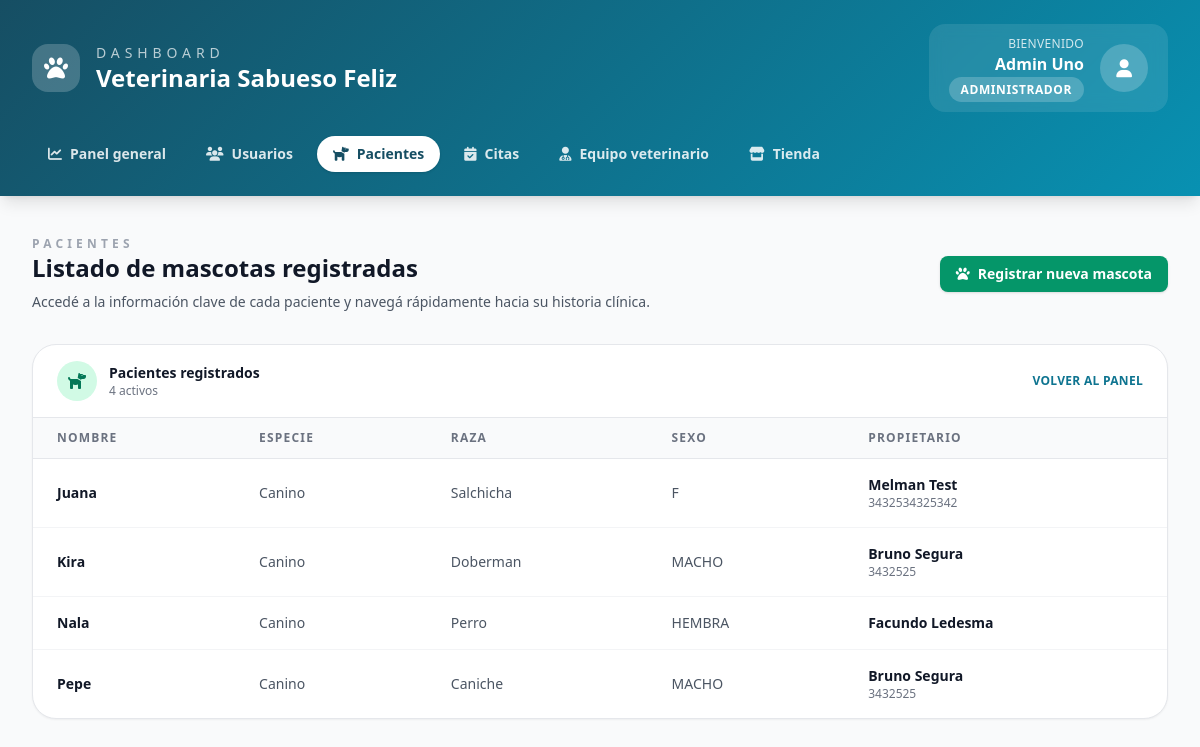
Screenshot of /pacientes/ (signed in) with the database file from the repository.
### Core/models.py (models this page shows, shortened)
class User(AbstractUser):
    ROLES = (
        ("ADMIN", "Administrador"),
        ("VET", "Veterinario"),
        ("ADMIN_OP", "Administrativo"),
        ("OWNER", "Propietario"),
    )
    rol = models.CharField(max_length=20, choices=ROLES)
    telefono = models.CharField(max_length=20, blank=True)
    direccion = models.CharField(max_length=200, blank=True)
    activo = models.BooleanField(default=True)
    avatar = models.ImageField(upload_to="avatars/", blank=True, null=True)
    especialidad = models.CharField(max_length=100, blank=True)  # para veterinarios

class Paciente(models.Model):
    nombre = models.CharField(max_length=100)
    especie = models.CharField(max_length=50)
    raza = models.CharField(max_length=50, blank=True)
    sexo = models.CharField(max_length=10)
    fecha_nacimiento = models.DateField()
    propietario = models.ForeignKey(Propietario, on_delete=models.CASCADE)
    vacunas = models.TextField(blank=True)
    alergias = models.TextField(blank=True)
    foto = models.ImageField(upload_to="pacientes/", blank=True, null=True)

class Propietario(models.Model):
    user = models.OneToOneField(User, on_delete=models.CASCADE)
    telefono = models.CharField(max_length=20, blank=True)
    direccion = models.CharField(max_length=200, blank=True)
    ciudad = models.CharField(max_length=100, blank=True)
    notas = models.TextField(blank=True)

### Core/views.py (the view)
# urls.py: path('pacientes/', views.listar_pacientes, name='listar_pacientes'),
@login_required
def listar_pacientes(request):
    if request.user.rol not in {"ADMIN", "ADMIN_OP"}:
        messages.error(request, "No tienes permiso para ver esta página.")
        return redirect("dashboard")
    pacientes = Paciente.objects.all().order_by("nombre")
    return render(request, "core/pacientes.html", {"pacientes": pacientes})

### Core/templates/core/pacientes.html (shortened to what this page needs)
{% extends "core/dashboard.html" %}
{% block content %}
<div class="space-y-8">
    <div class="flex flex-wrap items-center justify-between gap-4">
        <div>
            <p class="text-xs font-semibold uppercase tracking-[0.35em] text-gray-400">Pacientes</p>
            <h2 class="text-2xl font-bold text-gray-900">Listado de mascotas registradas</h2>
            <p class="mt-2 max-w-2xl text-sm text-gray-600">
                Accedé a la información clave de cada paciente y navegá rápidamente hacia su historia clínica.
            </p>
        </div>
        <a href="{% url 'crear_mascota_admin' %}" class="inline-flex items-center gap-2 rounded-lg bg-emerald-600 px-4 py-2 text-sm font-semibold text-white shadow hover:bg-emerald-700">
            <i class="fas fa-paw"></i>
            Registrar nueva mascota
        </a>
    </div>
    <div class="overflow-hidden rounded-3xl border border-gray-200 bg-white shadow-sm">
        <div class="flex items-center justify-between border-b border-gray-200 px-6 py-4">
            <div class="flex items-center gap-3">
                <div class="flex h-10 w-10 items-center justify-center rounded-full bg-emerald-100 text-emerald-700">
                    <i class="fas fa-dog"></i>
                </div>
                <div>
                    <p class="text-sm font-semibold text-gray-900">Pacientes registrados</p>
                    <p class="text-xs text-gray-500">{{ pacientes|length }} activos</p>
                </div>
            </div>
            <a href="{% url 'dashboard' %}" class="text-xs font-semibold uppercase tracking-wide text-cyan-700 hover:text-cyan-900">
                Volver al panel
            </a>
        </div>
        <div class="overflow-x-auto">
            <table class="min-w-full divide-y divide-gray-200 text-sm">
                <thead class="bg-gray-50">
                    <tr>
                        <th scope="col" class="px-6 py-3 text-left text-xs font-semibold uppercase tracking-widest text-gray-500">Nombre</th>
                        <th scope="col" class="px-6 py-3 text-left text-xs font-semibold uppercase tracking-widest text-gray-500">Especie</th>
                        <th scope="col" class="px-6 py-3 text-left text-xs font-semibold uppercase tracking-widest text-gray-500">Raza</th>
                        <th scope="col" class="px-6 py-3 text-left text-xs font-semibold uppercase tracking-widest text-gray-500">Sexo</th>
                        <th scope="col" class="px-6 py-3 text-left text-xs font-semibold uppercase tracking-widest text-gray-500">Propietario</th>
                    </tr>
                </thead>
                <tbody class="divide-y divide-gray-100">
                    {% for paciente in pacientes %}
                        <tr class="hover:bg-emerald-50/40">
                            <td class="whitespace-nowrap px-6 py-4 font-semibold text-gray-900">{{ paciente.nombre }}</td>
                            <td class="px-6 py-4 text-gray-600 capitalize">{{ paciente.especie|default:"—" }}</td>
                            <td class="px-6 py-4 text-gray-600">{{ paciente.raza|default:"—" }}</td>
                            <td class="px-6 py-4 text-gray-600 uppercase">{{ paciente.sexo|default:"—" }}</td>
                            <td class="px-6 py-4 text-gray-600">
                                {% if paciente.propietario %}
                                    <div class="flex flex-col">
                                        <span class="font-semibold text-gray-900">{{ paciente.propietario.user.get_full_name|default:paciente.propietario.user.username }}</span>
                                        {% if paciente.propietario.telefono %}
                                            <span class="text-xs text-gray-500">{{ paciente.propietario.telefono }}</span>
                                        {% endif %}
                                    </div>
                                {% else %}
                                    <span class="text-sm text-gray-400">Sin propietario</span>
                                {% endif %}
                            </td>
                        </tr>
                    {% endfor %}
                </tbody>
            </table>
        </div>
    </div>
</div>
{% endblock %}

### Core/templates/core/dashboard.html (shortened to what this page needs)
<!DOCTYPE html>
<html lang="es">
<head>
    <script src="https://cdn.tailwindcss.com"></script>
    <link href="https://cdnjs.cloudflare.com/ajax/libs/font-awesome/6.4.0/css/all.min.css" rel="stylesheet">
</head>
<body class="bg-gray-50 min-h-screen">
    <header class="gradient-bg text-white shadow-lg">
        <div class="max-w-7xl mx-auto px-4 sm:px-6 lg:px-8">
            <div class="flex flex-col gap-6 py-6">
                <div class="flex flex-col gap-4 lg:flex-row lg:items-center lg:justify-between">
                    <div class="flex items-center space-x-4">
                        <div class="flex h-12 w-12 items-center justify-center rounded-2xl bg-white/20">
                            <i class="fas fa-paw text-2xl"></i>
                        </div>
                        <div>
                            <p class="text-sm uppercase tracking-[0.35em] text-white/70">Dashboard</p>
                            <h1 class="text-2xl font-bold leading-tight">Veterinaria Sabueso Feliz</h1>
                        </div>
                    </div>
                    <div class="flex items-center space-x-4 rounded-2xl bg-white/10 px-5 py-3 backdrop-blur">
                        <div class="text-right">
                            <p class="text-xs uppercase tracking-wide text-white/80">Bienvenido</p>
                            <p class="font-semibold">{{ request.user.get_full_name|default:request.user.username }}</p>
                            <span class="status-badge bg-white/20 text-white">{{ request.user.get_rol_display }}</span>
                        </div>
                        <div class="flex h-12 w-12 items-center justify-center rounded-full bg-white/20">
                            <i class="fas fa-user text-lg"></i>
                        </div>
                    </div>
                </div>
                {% with current=request.resolver_match.url_name %}
                    <nav class="flex flex-wrap items-center gap-2">
                        {% if request.user.rol == "ADMIN" %}
                            <a href="{% url 'dashboard' %}"
                               class="rounded-full px-4 py-2 text-sm font-semibold transition-colors {% if current == 'dashboard' %}bg-white text-cyan-900 shadow{% else %}text-white/85 hover:bg-white/10{% endif %}">
                                <i class="fas fa-chart-line mr-2"></i>Panel general
                            </a>
                            <a href="{% url 'listar_usuarios' %}"
                               class="rounded-full px-4 py-2 text-sm font-semibold transition-colors {% if current == 'listar_usuarios' %}bg-white text-cyan-900 shadow{% else %}text-white/85 hover:bg-white/10{% endif %}">
                                <i class="fas fa-users mr-2"></i>Usuarios
                            </a>
                            <a href="{% url 'listar_pacientes' %}"
                               class="rounded-full px-4 py-2 text-sm font-semibold transition-colors {% if current == 'listar_pacientes' %}bg-white text-cyan-900 shadow{% else %}text-white/85 hover:bg-white/10{% endif %}">
                                <i class="fas fa-dog mr-2"></i>Pacientes
                            </a>
                            <a href="{% url 'listar_citas_admin' %}"
                               class="rounded-full px-4 py-2 text-sm font-semibold transition-colors {% if current == 'listar_citas_admin' or current == 'asignar_veterinario_citas' %}bg-white text-cyan-900 shadow{% else %}text-white/85 hover:bg-white/10{% endif %}">
                                <i class="fas fa-calendar-check mr-2"></i>Citas
                            </a>
                            <a href="{% url 'dashboard_veterinarios' %}"
                               class="rounded-full px-4 py-2 text-sm font-semibold transition-colors {% if current == 'dashboard_veterinarios' %}bg-white text-cyan-900 shadow{% else %}text-white/85 hover:bg-white/10{% endif %}">
                                <i class="fas fa-user-md mr-2"></i>Equipo veterinario
                            </a>
                            <a href="{% url 'admin_productos_list' %}"
                               class="rounded-full px-4 py-2 text-sm font-semibold transition-colors {% if current == 'admin_productos_list' %}bg-white text-cyan-900 shadow{% else %}text-white/85 hover:bg-white/10{% endif %}">
                                <i class="fas fa-store mr-2"></i>Tienda
                            </a>
                        {% endif %}
                    </nav>
                {% endwith %}
            </div>
        </div>
    </header>
    <main class="max-w-7xl mx-auto px-4 sm:px-6 lg:px-8 py-10">
        {% block content %}{% endblock %}
    </main>
</body>
</html>

### Core/templates/core/dashboard.html (style rules this page uses)
:root { --primary: #164e63; --primary-light: #0891b2; --secondary: #8b5cf6; --accent: #06b6d4; --success: #10b981; --warning: #f59e0b; --danger: #ef4444; --light: #f8fafc; --muted: #64748b; }
.gradient-bg { background: linear-gradient(135deg, var(--primary) 0%, var(--primary-light) 100%); }
.status-badge { font-size: 0.75rem; padding: 0.25rem 0.75rem; border-radius: 9999px; font-weight: 600; text-transform: uppercase; letter-spacing: 0.05em; }

### rows the page displays
User: user.get_full_name "Admin Uno", user.rol "ADMINISTRADOR"
Paciente: nombre "Juana", especie "Canino", raza "Salchicha", sexo "F", propietario.user.get_full_name "Melman Test", propietario.telefono "3432534325342"
Paciente: nombre "Kira", especie "Canino", raza "Doberman", sexo "MACHO", propietario.user.get_full_name "Bruno Segura", propietario.telefono "3432525"
Paciente: nombre "Nala", especie "Canino", raza "Perro", sexo "HEMBRA", propietario.user.get_full_name "Facundo Ledesma"
Paciente: nombre "Pepe", especie "Canino", raza "Caniche", sexo "MACHO", propietario.user.get_full_name "Bruno Segura", propietario.telefono "3432525"

### other values shown
{{ pacientes|length }} "4"
